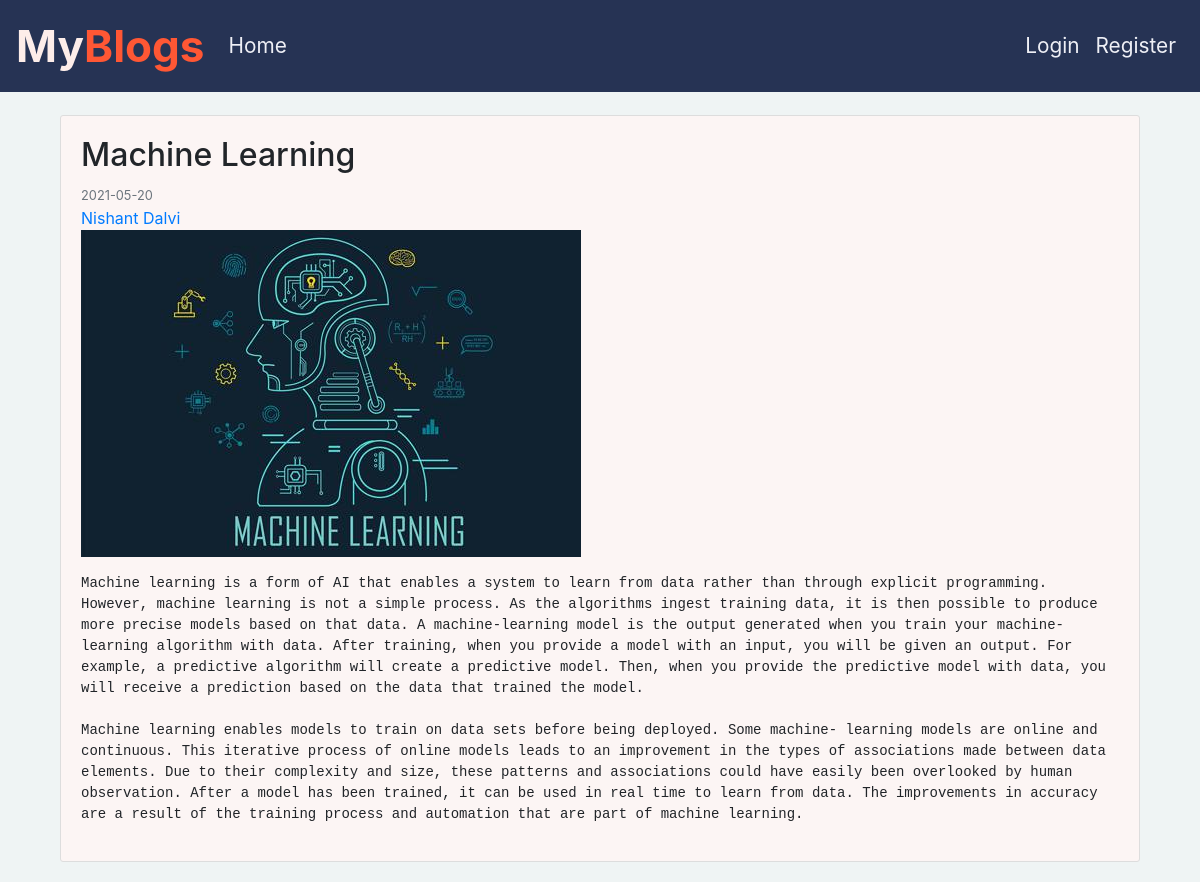
/post/11, run on the app's committed database.
### blog/models.py (models this page shows, shortened)
class Post(db.Model):
    id = db.Column(db.Integer, primary_key=True)
    title = db.Column(db.String(100), nullable=False)
    date_posted = db.Column(db.DateTime, nullable=False, default=datetime.utcnow)
    content = db.Column(db.Text, nullable=False)
    image_post = db.Column(db.String(20), nullable=False, default='default_post.jpg')
    user_id = db.Column(db.Integer, db.ForeignKey('user.id'), nullable=False)

class User(db.Model, UserMixin):
    id = db.Column(db.Integer, primary_key=True)
    username = db.Column(db.String(20), unique=True, nullable=False)
    email = db.Column(db.String(120), unique=True, nullable=False)
    image_file = db.Column(db.String(20), nullable=False, default='default_profile.jpg')
    password = db.Column(db.String(60), nullable=False)
    posts = db.relationship('Post', backref='author', lazy=True)

### blog/routes.py (the view)
@app.route("/post/<int:post_id>")
def post(post_id):
    post = Post.query.get_or_404(post_id)
    return render_template('blog.html', title=post.title, post=post)

### blog/Templates/blog.html
{%extends "layout.html"%}
{%block content%}
    <div class="container">
        <article class="media content-section">
            <div class="media-body">
                <div class="article-metadata">
                    <h2 class="article-title">{{post.title}}</h2>
                    <small class="text-muted">{{ post.date_posted.strftime('%Y-%m-%d') }}</small>
                </div>
                <a class="mr-2" href="{{ url_for('user_profile', username=post.author.username) }}">{{post.author.username}}</a>
                {% if post.image_post != 'default_post.jpg' %}
                <figure>
                    <img class="img-fluid blog-img" src="{{ url_for('static', filename='resources/blog_pics/' + post.image_post) }}" alt="Some alt text">
                </figure>
                {% endif %}
                <pre class="article-content">{{post.content}}</pre>
            </div>
        </article>
    </div>
{%endblock content%}

### blog/static/main.css (style rules this page uses)
body { margin: 0px; padding: 0px; background-color: #EFF4F4; }
.content-section { background: #ffffff; padding: 20px 20px; border: 1px solid #dddddd; border-radius: 3px; margin-bottom: 20px; }
.blog-img { height: fit-content; }
.content-section { background-color: #fcf5f4; }
pre { white-space: pre-wrap; }

### data on the page
Post: title "Machine Learning", date_posted "2021-05-20", image_post (picture), content "Machine learning is a form of AI that enables a system to learn from data rather than through explicit programming. However, machine learning is not a simple process. As the algorithms ingest training data, it is then possible to produce more precise models based on that data. A machine-learning model is the output generated when you train your machine-learning algorithm with data. After training, when you provide a model with an input, you will be given an output. For example, a predictive algorithm will create a predictive model. Then, when you provide the predictive model with data, you will receive a prediction based on the data that trained the model. Machine learning enables models to…"
User: author.username "Nishant Dalvi"
